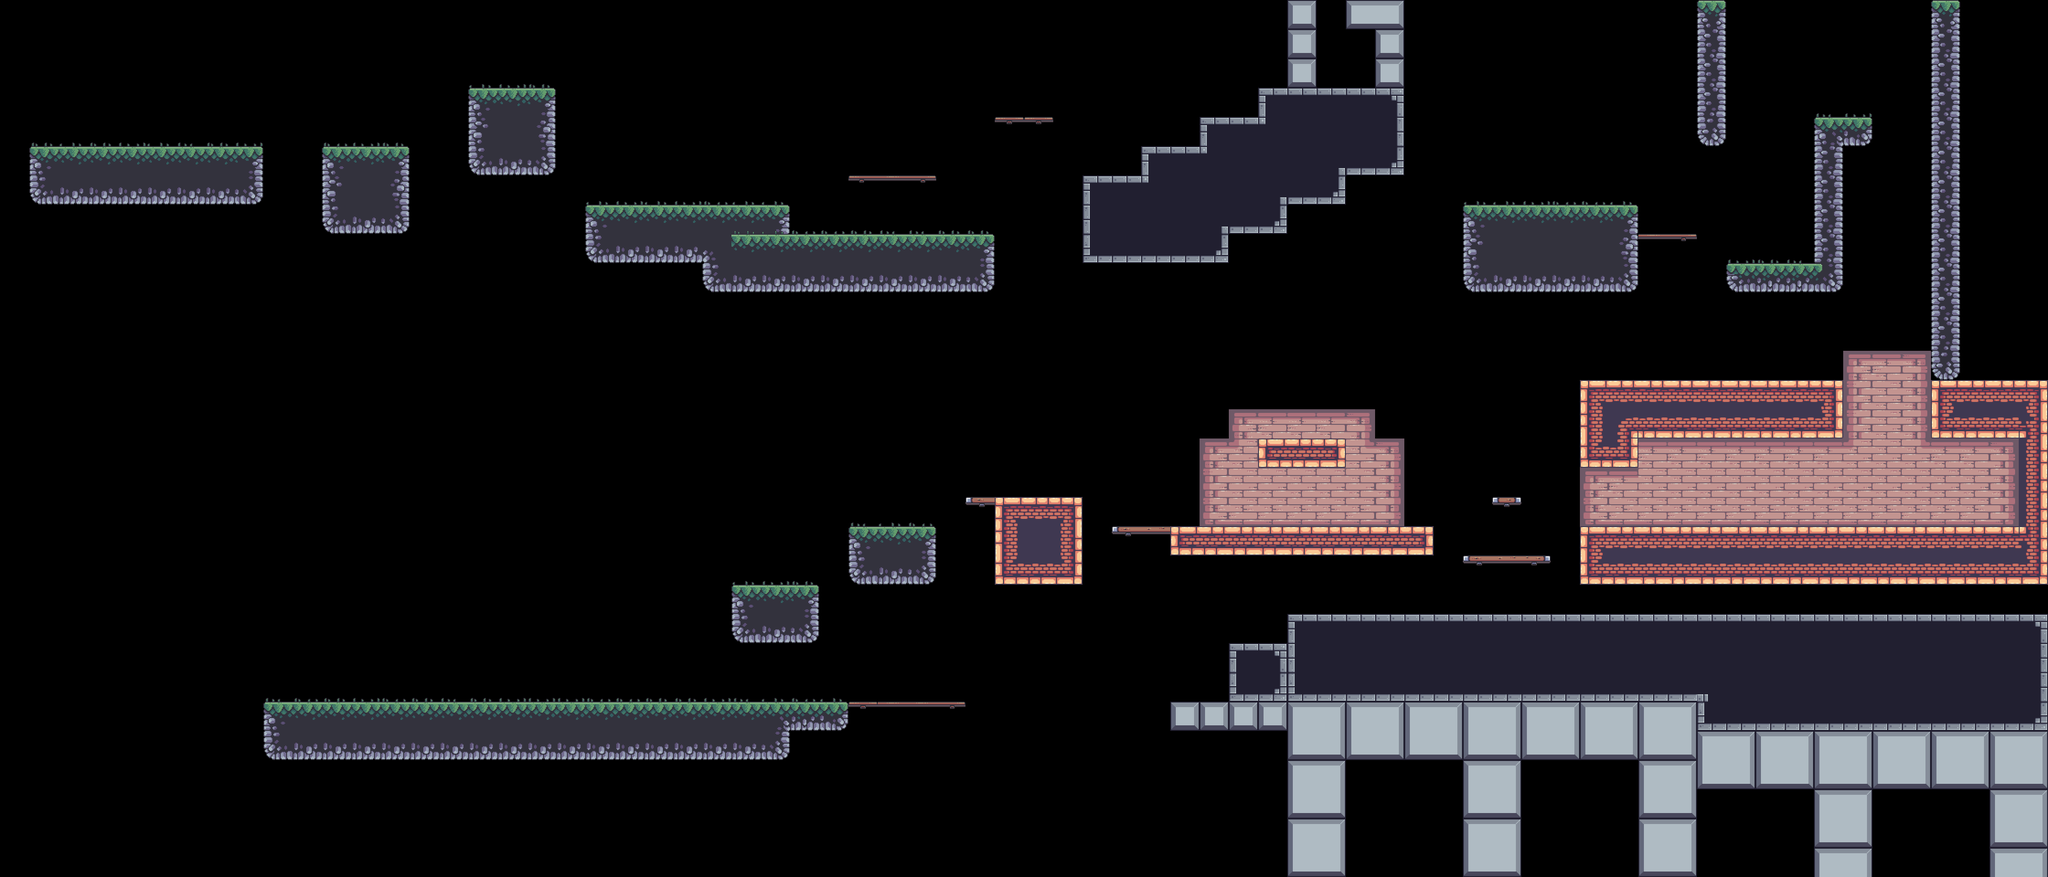

A 2D game scene composited from a Tiled map and its tileset images. What follows is a short description and the map's XML, with each tile layer's data collapsed to a summary:
An orthogonal 70x30 tile map with 64x64 px tiles, 4 tile layers (background_terrain, platforms, main_terrain, foreground_terrain), 8 tilesets and 86 objects (3x candle, 3x small_chain, 3x big_chain, 3x candle_light, 3x gold, ...).

<map version="1.10" tiledversion="1.11.1-99-gec89c545" orientation="orthogonal" renderorder="right-down" width="70" height="30" tilewidth="64" tileheight="64" infinite="0" nextlayerid="21" nextobjectid="149">
 <tileset firstgid="1" source="../tilesets/outside.tsx" />
 <tileset firstgid="49" source="../tilesets/extra.tsx" />
 <tileset firstgid="115" source="../tilesets/inside.tsx" />
 <tileset firstgid="211" source="../tilesets/objects.tsx" />
 <tileset firstgid="239" source="../tilesets/platforms.tsx" />
 <tileset firstgid="247" source="../tilesets/grass.tsx" />
 <tileset firstgid="252" source="../tilesets/items.tsx" />
 <tileset firstgid="257" source="../tilesets/level_1_boss.tsx" />
 <layer id="3" name="background_terrain" width="70" height="30">
  <data>[2100 cells, 181 non-empty, 21 distinct tile ids]</data>
 </layer>
 <objectgroup id="5" name="background_details">
  <object id="2" gid="238" x="4079" y="1152" width="82" height="98" />
  <object id="8" gid="235" x="4352" y="1152" width="42" height="44" />
  <object id="9" gid="234" x="4310.45" y="1151.82" width="42" height="44" />
  <object id="10" gid="232" x="4224" y="1152" width="14" height="28" />
  <object id="11" gid="233" x="4250.25" y="1152.25" width="24" height="14" />
  <object id="12" gid="231" x="4288" y="1152" width="30" height="14" />
  <object id="15" gid="234" x="3712" y="1152" width="42" height="44" />
  <object id="16" gid="234" x="3670.82" y="1152.18" width="42" height="44" />
  <object id="17" gid="231" x="3776" y="1152" width="30" height="14" />
  <object id="18" gid="232" x="3760.5" y="1152.25" width="14" height="28" />
  <object id="30" gid="237" x="4032" y="1088" width="52" height="178" />
  <object id="31" gid="236" x="4160" y="1088" width="52" height="178" />
  <object id="138" gid="234" x="3584" y="1536" width="42" height="44" />
  <object id="143" gid="235" x="3543.96" y="1536.63" width="42" height="44" />
  <object id="146" gid="238" x="4352" y="1600" width="82" height="98" />
 </objectgroup>
 <layer id="6" name="platforms" width="70" height="30">
  <data>[2100 cells, 18 non-empty, 8 distinct tile ids]</data>
 </layer>
 <layer id="1" name="main_terrain" width="70" height="30">
  <data>[2100 cells, 379 non-empty, 50 distinct tile ids]</data>
 </layer>
 <objectgroup id="9" name="palm_platforms">
  <object id="32" name="small_palm_platform" gid="217" x="768" y="320" width="80" height="103" />
  <object id="33" name="tall_palm_platform" gid="215" x="1280" y="448" width="78" height="136" />
  <object id="34" name="small_palm_platform" gid="217" x="1600" y="448" width="80" height="103" />
  <object id="35" name="tall_palm_platform" gid="215" x="3200" y="448" width="78" height="136" />
 </objectgroup>
 <objectgroup id="10" name="animated_background_details">
  <object id="36" name="background_palm" gid="212" x="2048" y="512" width="128" height="128" />
  <object id="37" name="left_background_palm" gid="223" x="-30" y="435" width="104" height="106" />
  <object id="38" name="left_background_palm" gid="223" x="3620" y="175" width="104" height="106" />
  <object id="39" name="right_background_palm" gid="224" x="4276" y="763" width="104" height="106" />
  <object id="41" name="candle" gid="226" x="4224" y="1088" width="64" height="64" />
  <object id="43" name="candle" gid="226" x="2944" y="1088" width="64" height="64" />
  <object id="44" name="candle" gid="226" x="2688" y="1088" width="64" height="64" />
  <object id="46" name="small_chain" gid="229" x="3968" y="1024" width="64" height="62" />
  <object id="51" name="big_chain" gid="228" x="4330" y="1076.5" width="64" height="116" />
  <object id="52" name="window" gid="227" x="3840" y="1088" width="64" height="64" />
  <object id="53" name="window" gid="227" x="3648" y="1088" width="64" height="64" />
  <object id="59" name="flag" gid="214" x="2176" y="1088" width="68" height="186" />
  <object id="101" name="background_palm" gid="212" x="3840" y="576" width="128" height="128" />
  <object id="133" name="big_chain" gid="228" x="3776" y="1476" width="64" height="116" />
  <object id="134" name="big_chain" gid="228" x="4032" y="1476" width="64" height="116" />
  <object id="135" name="small_chain" gid="229" x="3904" y="1422" width="64" height="62" />
  <object id="136" name="small_chain" gid="229" x="4224" y="1422" width="64" height="62" />
 </objectgroup>
 <objectgroup id="11" name="animated_particles">
  <object id="55" name="candle_light" x="4254" y="1051.33">
   <point />
  </object>
  <object id="57" name="candle_light" x="2975.33" y="1052">
   <point />
  </object>
  <object id="58" name="candle_light" x="2718.67" y="1052.67">
   <point />
  </object>
 </objectgroup>
 <objectgroup id="16" name="moving_platforms">
  <properties>
   <property name="speed" type="int" value="60" />
  </properties>
  <object id="93" x="2112" y="1536" width="448" height="10">
   <properties>
    <property name="flip" type="bool" value="false" />
    <property name="speed" type="int" value="60" />
   </properties>
  </object>
 </objectgroup>
 <objectgroup id="2" name="player">
  <object id="1" x="264" y="238">
   <point />
  </object>
 </objectgroup>
 <objectgroup id="14" name="coins">
  <object id="82" gid="255" x="857.333" y="153.333" width="64" height="64" />
  <object id="83" gid="255" x="948" y="110.667" width="64" height="64" />
  <object id="84" gid="255" x="1445.33" y="430.667" width="64" height="64" />
  <object id="85" gid="255" x="1516" y="430.667" width="64" height="64" />
  <object id="86" name="gold" gid="253" x="2062.67" y="274.667" width="64" height="64" />
  <object id="106" gid="255" x="2964" y="172.5" width="64" height="64" />
  <object id="107" gid="255" x="2897.5" y="172" width="64" height="64" />
  <object id="108" gid="255" x="3475" y="430" width="64" height="64" />
  <object id="109" gid="255" x="3411" y="429" width="64" height="64" />
  <object id="110" gid="255" x="4132" y="433" width="64" height="64" />
  <object id="111" gid="255" x="4132" y="496" width="64" height="64" />
  <object id="112" gid="255" x="4132" y="561" width="64" height="64" />
  <object id="113" gid="255" x="4132" y="622" width="64" height="64" />
  <object id="114" gid="255" x="4132" y="688" width="64" height="64" />
  <object id="115" gid="255" x="4132" y="752" width="64" height="64" />
  <object id="116" name="gold" gid="253" x="4334" y="1134" width="64" height="64" />
  <object id="117" gid="255" x="2869" y="941" width="64" height="64" />
  <object id="118" gid="255" x="2795" y="942" width="64" height="64" />
  <object id="119" gid="255" x="1837" y="1133" width="64" height="64" />
  <object id="120" gid="255" x="1774" y="1198" width="64" height="64" />
  <object id="128" gid="255" x="2196" y="1529" width="64" height="64" />
  <object id="129" gid="255" x="2260" y="1529" width="64" height="64" />
  <object id="130" gid="255" x="2322.67" y="1529" width="64" height="64" />
  <object id="131" gid="255" x="2386.67" y="1529" width="64" height="64" />
  <object id="132" name="gold" gid="253" x="2741.67" y="1519.33" width="64" height="64" />
 </objectgroup>
 <layer id="12" name="foreground_terrain" width="70" height="30">
  <data>[2100 cells, 74 non-empty, 8 distinct tile ids]</data>
 </layer>
 <objectgroup id="15" name="foreground_details">
  <object id="87" gid="211" x="2880" y="1152" width="46" height="50" />
  <object id="88" gid="213" x="2831.5" y="1152" width="50" height="36" />
  </objectgroup>
 <objectgroup id="13" name="water">
  <!-- 7 objects omitted --></objectgroup>
 <objectgroup id="17" name="biome_rects">
  <!-- 6 objects omitted --></objectgroup>
 <objectgroup id="18" name="cutscene_rects">
  <!-- 3 objects omitted --></objectgroup>
 <objectgroup id="19" name="boss">
  <!-- 2 objects omitted --></objectgroup>
 <objectgroup id="20" name="next_level">
  <!-- 1 objects omitted --></objectgroup>
</map>
<!-- 18 of 86 objects omitted -->
